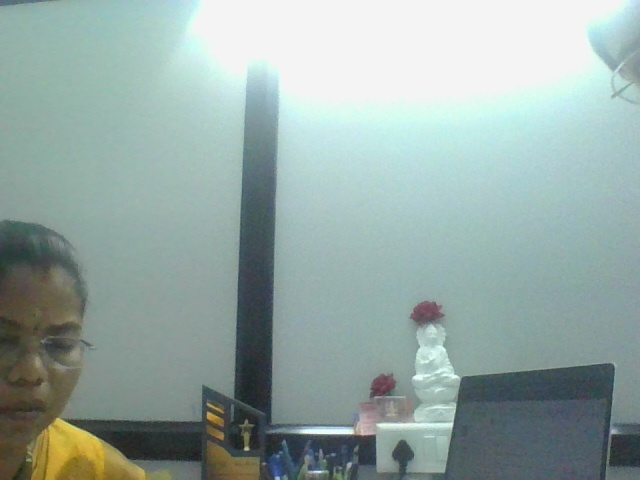
#> input picture voter_iris.jpg, 640 x 480 px
$ python -i eye_detection.py   (imports and definitions only)
#> lines starting #> are read from the running program, lines starting #| are printed output that depends on the picture
#> further down, picture is the input picture: shape (480, 640, 3); mean B, G, R 165, 169.1, 150.6
# eye_detection.py
import cv2

def detect_eyes(frame):
    face_cascade = cv2.CascadeClassifier(cv2.data.haarcascades + 'haarcascade_frontalface_default.xml')
    eye_cascade = cv2.CascadeClassifier(cv2.data.haarcascades + 'haarcascade_eye.xml')

    gray = cv2.cvtColor(frame, cv2.COLOR_BGR2GRAY)
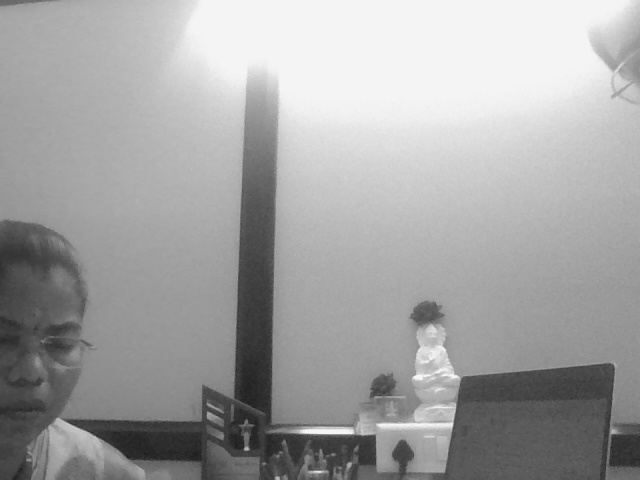
#> gray: shape (480, 640); min 29, max 249, mean 163.1
    faces = face_cascade.detectMultiScale(gray, 1.1, 4)
#> faces = ()

    for (x, y, w, h) in faces:
        roi_gray = gray[y:y+h, x:x+w]
        eyes = eye_cascade.detectMultiScale(roi_gray)

        if len(eyes) >= 1:  # At least one eye detected
            return True  # Eyes are open
#> this loop made 0 passes

    return False  # Eyes are closed

>>> import cv2
>>> picture = cv2.imread('voter_iris.jpg')
>>> result = detect_eyes(picture)
#> result = False
